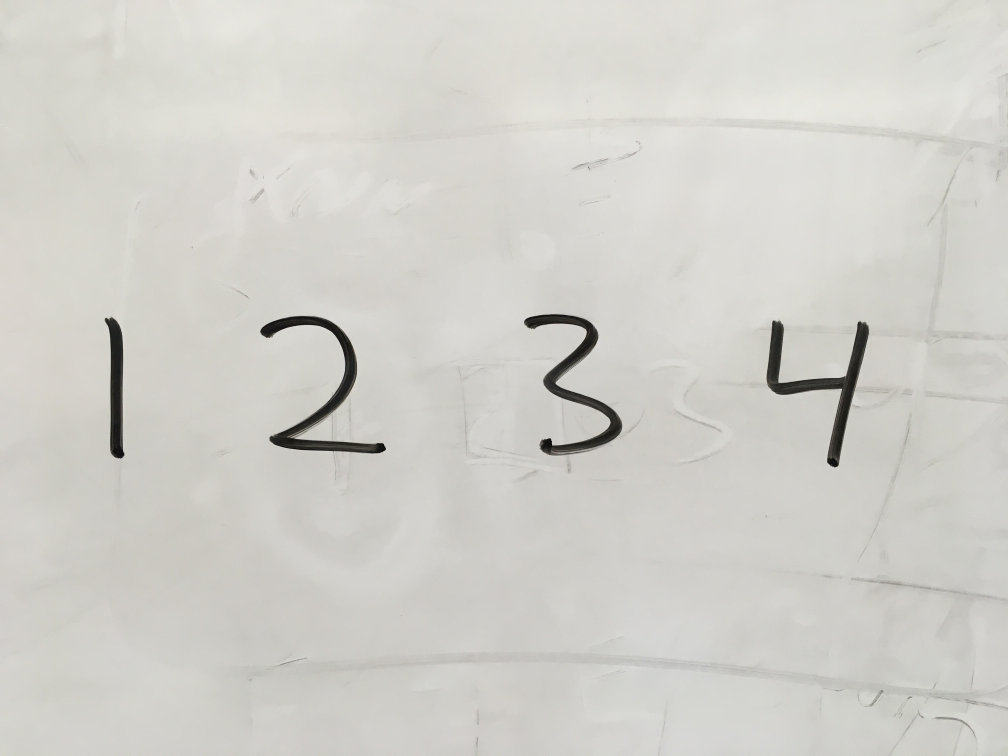
#> input picture contours/original.JPG, 4032 x 3024 px (shown at 1/4 size)
$ python contours.py   (older library calls are emulated)
#> lines starting #> are read from the running program, lines starting #| are printed output that depends on the picture; after the words box and inside, x2 and y2 are one past the last pixel; in counts of white or black regions, pixels touching at a corner belong together
import cv2
import numpy as np


img = cv2.imread('original.JPG')
#> img is the input picture: shape (3024, 4032, 3); mean B, G, R 202.1, 207.7, 208.9
resized = cv2.resize(img, (600, 400))
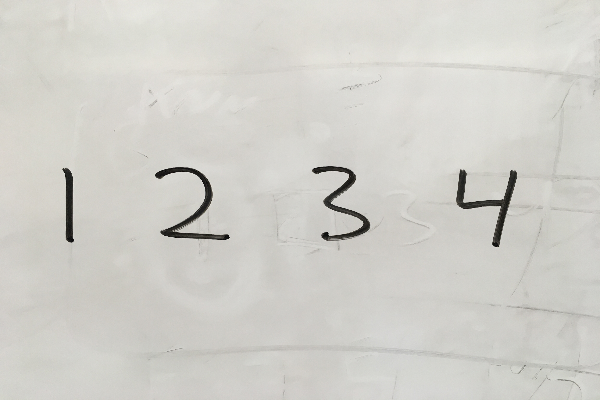
#> resized: shape (400, 600, 3); mean B, G, R 202, 207.6, 208.8

# convert to gray
gray = cv2.cvtColor(resized, cv2.COLOR_BGR2GRAY)

# threshold the gray
ret,thresh = cv2.threshold(gray,100,255,cv2.THRESH_BINARY_INV)
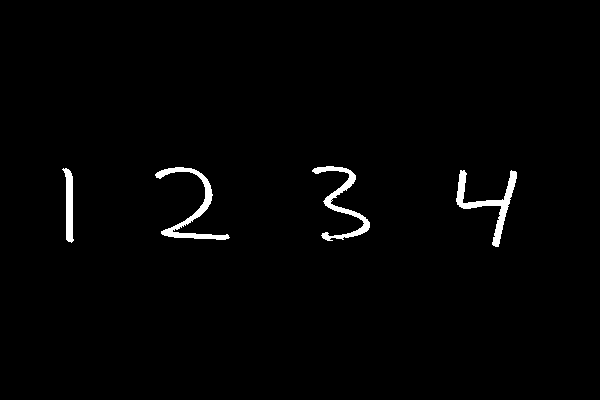
#> thresh: shape (400, 600); 1.5% white; 4 white regions, box (x1, y1, x2, y2) and area: (155, 167, 230, 240) 1039, (456, 170, 517, 247) 1029, (312, 166, 370, 241) 939, (62, 168, 74, 243) 515

# apply closing to fill in holes
kernel = np.ones((5, 5), dtype=np.uint8)
closing = cv2.morphologyEx(thresh, cv2.MORPH_CLOSE, kernel)
#> closing: shape (400, 600); 1.5% white; 4 white regions

# find contours
_, contours, _ = cv2.findContours(closing, 1, 2)
#> contours = 4 contours; box (x1, y1, x2, y2) and area: (456, 170, 517, 247) 894, (155, 167, 230, 240) 885, (312, 166, 370, 241) 793, (62, 168, 74, 243) 438

# for every contour, draw a bounding box
for contour in contours:
    x, y, w, h = cv2.boundingRect(contour)
    cv2.rectangle(resized, (x, y), (x+w, y+h),(0, 255, 0), 2)
#> this loop made 4 passes
#> (x, y, w, h) on passes 1 to 4: (456, 170, 61, 77), (62, 168, 12, 75), (155, 167, 75, 73), (312, 166, 58, 75)
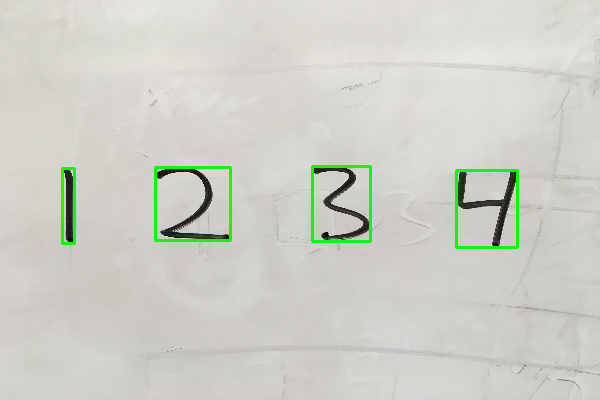
#> resized: shape (400, 600, 3); 1.26% of pixels changed, all inside (x1, y1, x2, y2) = (61, 165, 519, 249)

while True:
    cv2.imshow("closing", closing)
    cv2.imshow("resized", resized)

    if cv2.waitKey(1) & 0xFF == ord('q'):
#> (key q is pressed here)
        break

# When everything done, release the capture
cv2.destroyAllWindows()
